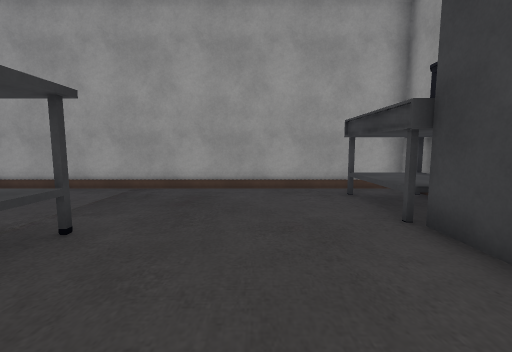
[1] (above)

12 first-person views from a walk through a 3-D level made in the Unity game engine. The camera is 1.3 m above the floor, tilts 6° down and sees 90° across. The floor is counted in squares, 1 m on a side. Each view is taken from the middle of a square. On the plan, view 1 faces up. The plan holds only what a view shows up to about 13 squares ahead; the rest is blank. Some surface patterns are stand-ins.

[2]
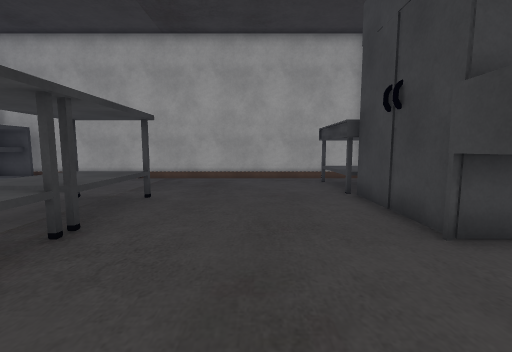

[3]
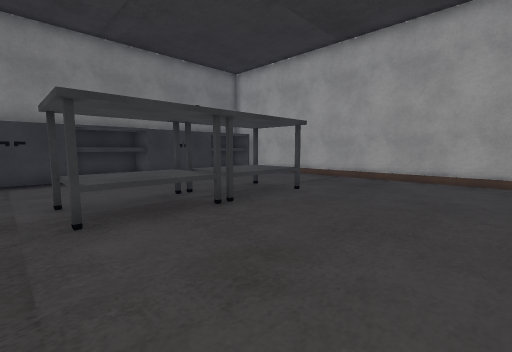

[4]
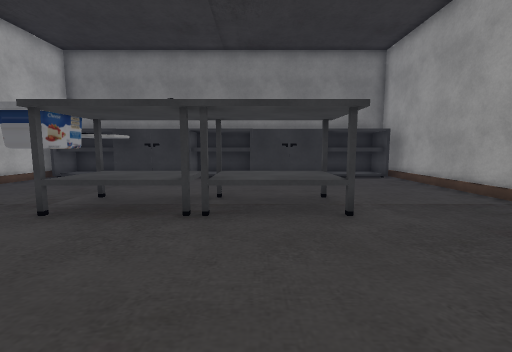

[5]
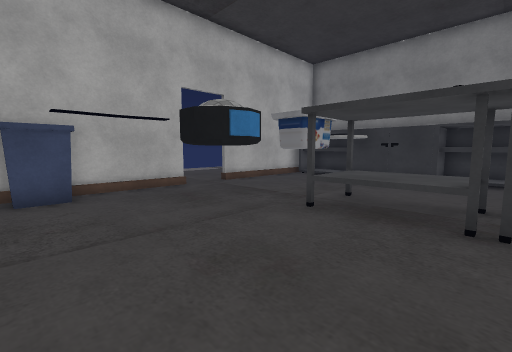

[6]
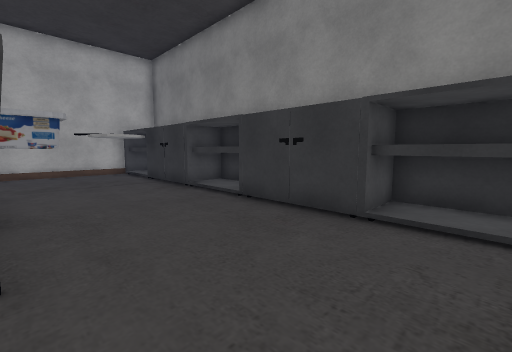

[7]
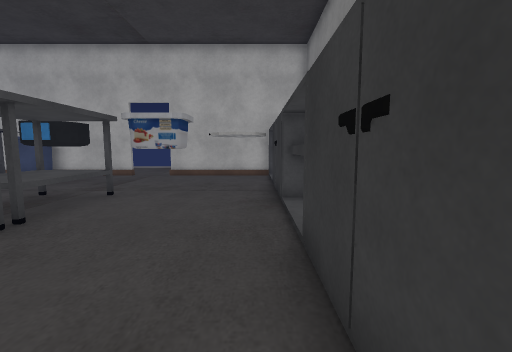

[8]
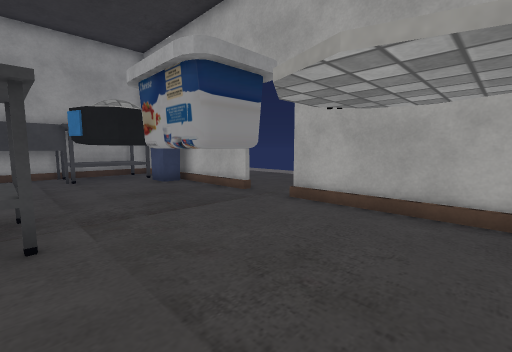

[9]
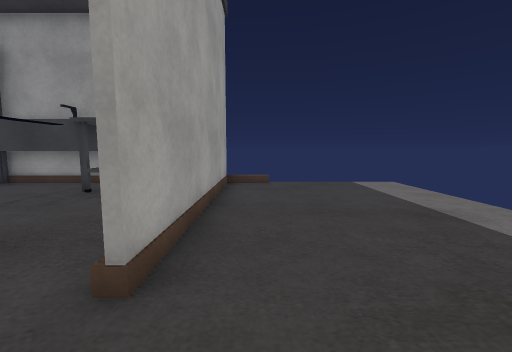

[10]
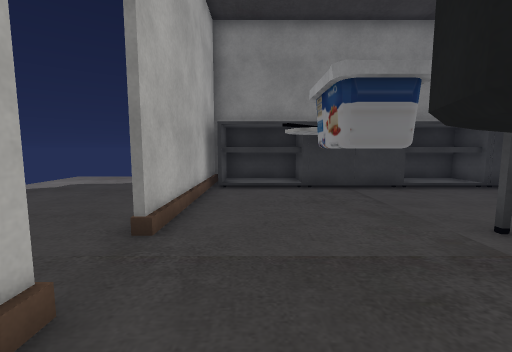

[11]
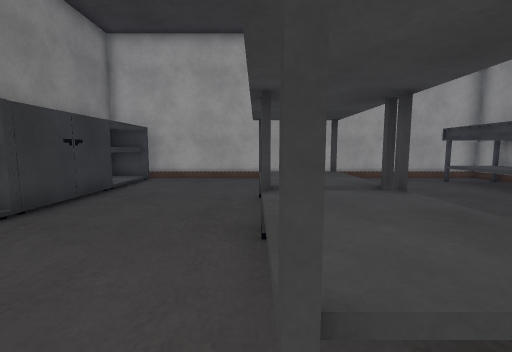

[12]
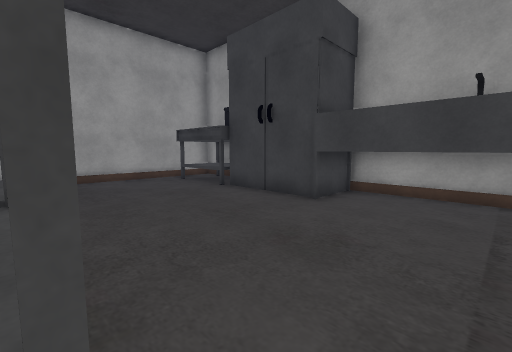

### Floor plan
Key: @ floor where view 1 was taken; # wall or solid block; . floor; = window, fence, low wall or low ledge; T thing the floor can be seen under or through; O other object.
Columns run from 12 left of view 1 to 5 right of it. Each row starts with its distance up from view 1.
  9  #################
  8  ##..............#
  7  ##............OO#
  6  ##............OO
  5  ##............OO
  4   #....#=#.....O
  3   #....=T=.....O
  2  ##....=T=.....O
  1  ##....TTT.....OO#
  0  ##....=T=..@..###
 -1  ##....=T=.....###
 -2   #....T=T.....###
 -3   #............###
 -4  ##...##..##...##
 -5  ##...##..# ...=#
 -6  ##............=#
 -7  ##..........#####
 -8  #######..########
 -9     .............
-10   ...............
-11  ......  ........
-12 ......   ........
-13 .....      ......
-14 ...         .....

Positions as (right, up) in squares from view 1, and headings:
1: (0, 0), facing up
2: (0, -3), facing up
3: (2, -3), facing up-left
4: (2, 2), facing left
5: (2, 1), facing down-left
6: (-5, 7), facing down-left
7: (-9, 5), facing down
8: (-9, -2), facing down-right
9: (-5, -9), facing right
10: (-1, -6), facing left
11: (-5, -3), facing up
12: (-3, -3), facing up-right
